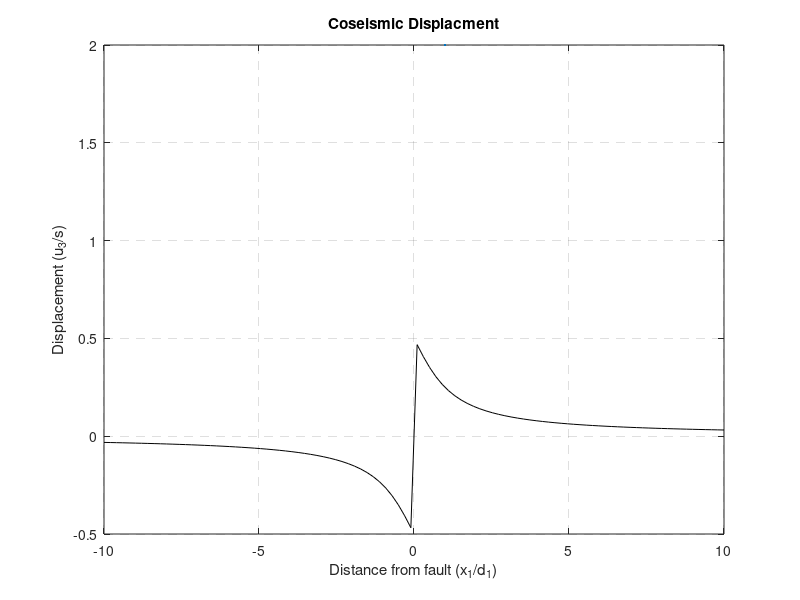
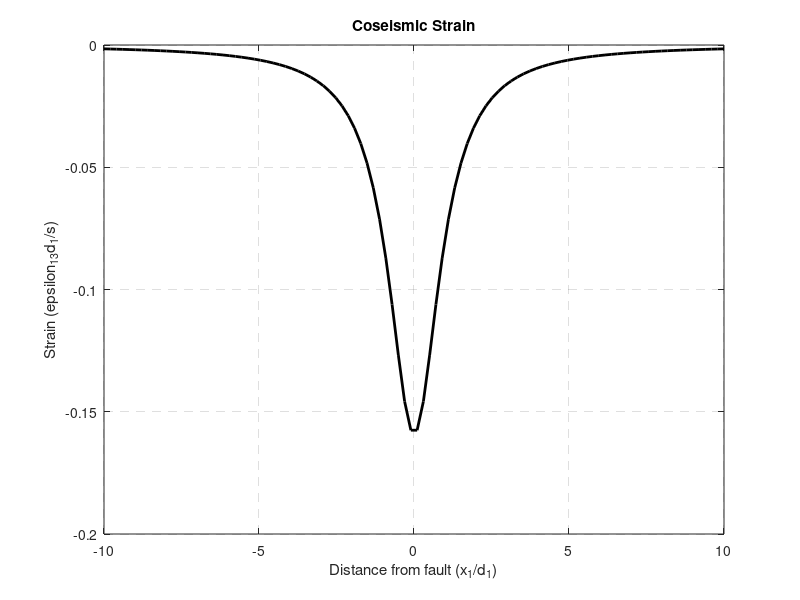

The MATLAB source for these figures, in order:
% Earthquake and Volcano Deformation, Paul Segall (2010)
% Chapter 2, pg.38-39
% Coseismic Faulting
% Good model for certain parts of the San Andreas where d2 = 0
clear; clf; close all

s = 10;
d1 = 10;
x1 = linspace(-d1*10, d1*10);

% Displacement across fault
u3 = s*atan(d1./x1)/pi; % do not use atan2()

% Strain across fault
eps13 = -s/(2*pi*d1)*(1./(1+(x1/d1).^2));

% strain is everywhere negative because earthquakes release shear strain

figure(1)
plot(x1/d1, u3/s, 'k-', LineWidth=2)
title("Coseismic Displacment")
xlabel("Distance from fault (x_{1}/d_{1})")
ylabel("Displacement (u_{3}/s)")
grid on
set(gca,'GridLineStyle','--')

figure(2)
plot(x1/d1, eps13*d1/s, 'k-', 'LineWidth', 2)
title("Coseismic Strain")
xlabel("Distance from fault (x_{1}/d_{1})")
ylabel("Strain (\epsilon_{13}d_{1}/s)")
grid on
set(gca,'GridLineStyle','--')